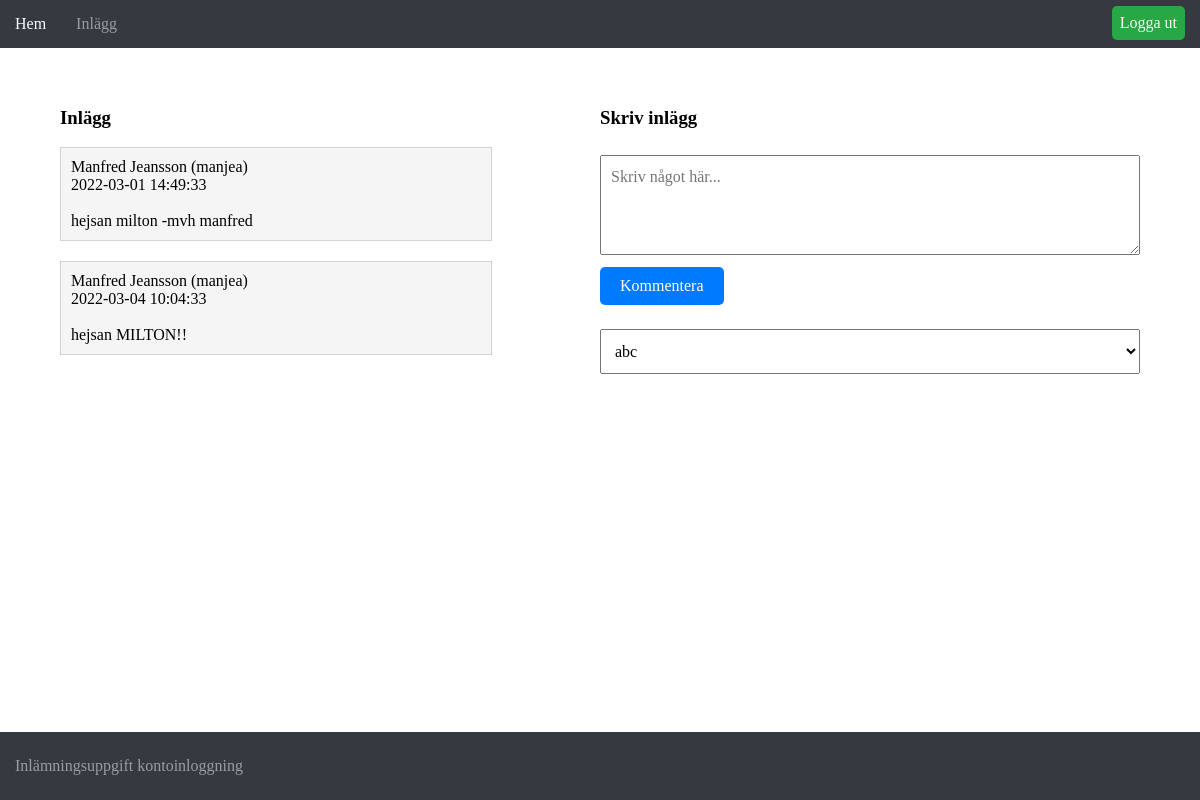
Page /subpages/posts.php (signed in) on the committed database.
### tables this page shows
CREATE TABLE `posts` (
  `to_user_id` int(2) UNSIGNED NOT NULL,
  `post_id` int(2) UNSIGNED NOT NULL,
  `from_user_id` int(2) UNSIGNED NOT NULL,
  `text` varchar(500) NOT NULL,
  `date` datetime NOT NULL DEFAULT current_timestamp()
);

CREATE TABLE `users` (
  `user_id` int(2) UNSIGNED NOT NULL,
  `firstname` varchar(30) NOT NULL,
  `lastname` varchar(30) NOT NULL,
  `username` varchar(30) NOT NULL,
  `password` varchar(80) NOT NULL
);

### db.php (called while the page is built, shortened)
<?php
    function getPosts($dbh){
        $user_id = $_SESSION['user_id'];
        $sql = "SELECT *
                FROM posts
                INNER JOIN users
                ON posts.from_user_id = users.user_id
                AND posts.to_user_id = :my_uid";
        $stmt = $dbh->prepare($sql);
        $stmt->bindValue('my_uid', $user_id, PDO::PARAM_INT);
        return $stmt;
    }
    function getAllUsers($dbh){
        $sql = "SELECT user_id, username FROM users";
        $stmt = $dbh->prepare($sql);
        $stmt->execute();
        return $stmt;
    }
?>

### subpages/posts.php (the view, shortened to what this page needs)
<?php
    try
    {
        require_once "../db.php";
        $dbh = connectToDB();
    }
    catch(PDOException $e)
    {
        echo $e->getMessage();
    }
    if(isset($_SESSION['user_id'])){
        $stmt = getPosts($dbh);
        $stmt->execute();
    }else{
        header('Location: ../index.php?q=du ska inte va här');
    }
?>
<!DOCTYPE html>
<html>
    <head>
        <link href="../css/style.css" rel="stylesheet" />
    </head>
    <body>
        <nav>
            <ul>
                <li><a href="../index.php">Hem</a></li>
                <li><a href="posts.php">Inlägg</a></li>
                <?php
                    if (isset($_SESSION["user_id"]))
                    {
                        echo '<li id="right"><a href="logout.php">Logga ut</a></li>';
                    }
                    else
                    {
                        echo '<li id="right"><a href="login.php">Logga in</a></li>';
                    }
                ?>
            </ul>
        </nav>
        <section>
            <article id="articleLeft">
                <h3>Inlägg</h3>
                <?php
                    if($stmt->rowCount() > 0){
                        while($row = $stmt->fetch(PDO::FETCH_ASSOC))
                        {
                            echo "<article class='box'>";
                            echo $row['firstname']." ".$row['lastname']." (".$row['username'].")<br />".$row['date']."<br /><br />".$row['text'];
                            echo "</article>";
                        }
                    }
                ?>
            </article>
            <?php
                include('addPost.php');
            ?>
        </section>
        <footer>
            Inlämningsuppgift kontoinloggning
        </footer>
    </body>
</html>

### subpages/addPost.php (shortened to what this page needs)
<article id="articleRight">
    <h3>Skriv inlägg</h3>
    <form action="#" method="post">
        <p>
            <textarea placeholder="Skriv något här..." name="text" required cols="35" rows="2"></textarea>
            <input type="submit" name="submit" value="Kommentera" />
        </p>
        <select name="val">
            <?php
                $users = getAllUsers($dbh);
                while($row = $users->fetch(PDO::FETCH_ASSOC))
                {
                    if($row['user_id'] != $_SESSION['user_id']){
                        echo "<option value='" . $row["user_id"] . "'>" . $row['username'] . "</option>";
                    }
                }
            ?>
        </select>
    </form>
</article>

### css/style.css (style rules this page uses)
* { box-sizing: border-box; }
html { position:relative; min-height: 100%; overflow-y: scroll; }
html, body { margin:0; padding:0; }
body { font-family: Verdana; font-size:16px; }
nav { background-color:#343a40; margin-bottom:40px; }
section { width:90%; min-height:250px; margin:auto; margin-bottom:120px; overflow: hidden; }
article { min-height:10px; margin-bottom:20px; }
.box { border: 1px solid lightgray; width:100%; max-height:350px; background-color:whitesmoke; padding:10px; overflow-x: scroll; overflow-y: scroll; }
footer { position: absolute; bottom: 0; left: 0; right: 0; padding:15px; padding-top:25px; padding-bottom:25px; background-color:#343a40; color: #9a9da0; }
nav ul { list-style-type: none; margin: 0; padding: 0; font-size:0px; }
nav li { display: inline-block; }
nav li a { display: block; color: #9a9da0; text-align: center; padding: 15px; text-decoration: none; font-size: 16px; }
nav #right { position: absolute; right:15px; }
nav #right a { margin-top:6px; padding:8px; background-color: #28a745; border-radius:5px; color:#f9fafa; }
#articleLeft { width:40%; float:left; }
#articleRight { width:50%; float:right; }
form input[type=text], input[type=email], input[type=number], input[type=password], select, textarea { width: 100%; padding: 12px 10px; margin: 8px 0; font-size: 16px; font-family: Verdana; }
textarea { resize:vertical; min-height: 100px; max-height: 200px; }
form input[type=submit] { background-color: #007bff; padding:10px 20px 10px 20px; border-radius: 5px; border:none; color:white; font-size:16px; font-family: Verdana; cursor:pointer; }

### rows in the picture
posts: from_user.firstname "Manfred", from_user.lastname "Jeansson", from_user.username "manjea", date "2022-03-01 14:49:33", text "hejsan milton -mvh manfred"
posts: from_user.firstname "Manfred", from_user.lastname "Jeansson", from_user.username "manjea", date "2022-03-04 10:04:33", text "hejsan MILTON!!"

### other values in the picture
form field val "abc"
